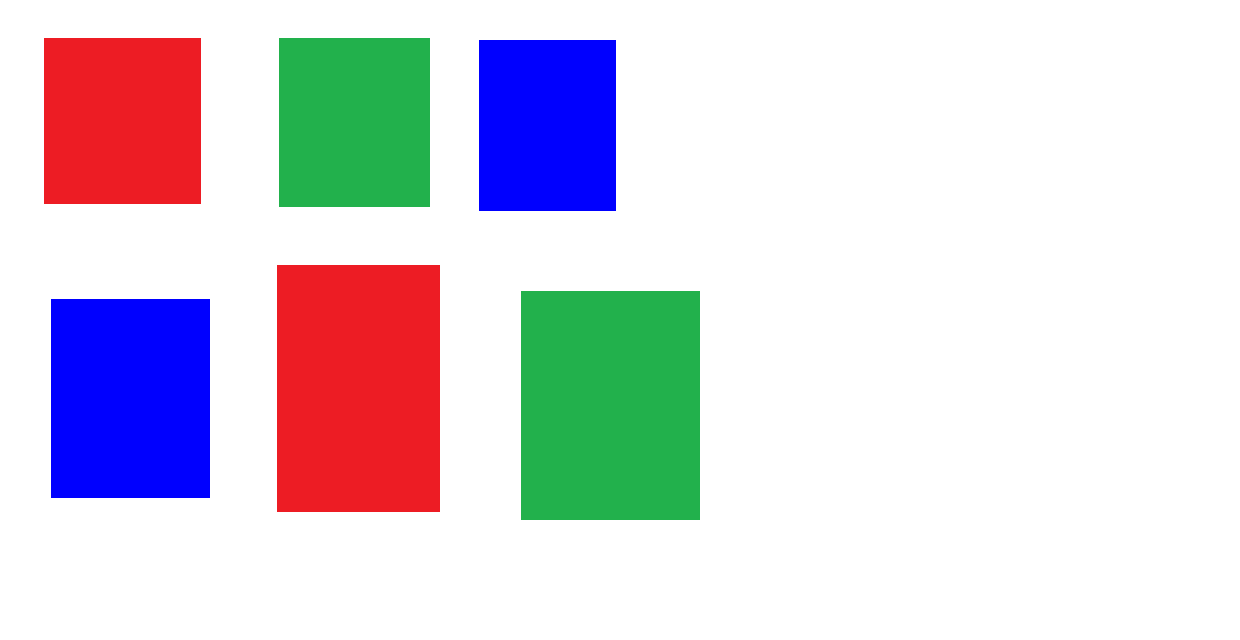
#> input picture all.png, 1240 x 640 px
$ python backgroundsubtraction.py
#> lines starting #> are read from the running program, lines starting #| are printed output that depends on the picture; after the words box and inside, x2 and y2 are one past the last pixel; in counts of white or black regions, pixels touching at a corner belong together
import numpy as np;
import cv2;

#load image from file
#cv2.imwrite('imageName.png', img);
rgb_red_pos = 2;
rgb_blue_pos = 0;
rgb_green_pos = 1;

img = cv2.imread('all.png',1);
#> img is the input picture: shape (640, 1240, 3); mean B, G, R 221.7, 211.8, 217.3
##img = cv2.cvtColor(img, cv2.COLOR_BGR2GRAY);

#gives red only without background
red = np.int16( np.matrix(img[:,:, rgb_red_pos])) - np.int16( np.matrix(img[:,:,rgb_green_pos])) - np.int16( np.matrix(img[:,:,rgb_blue_pos]));
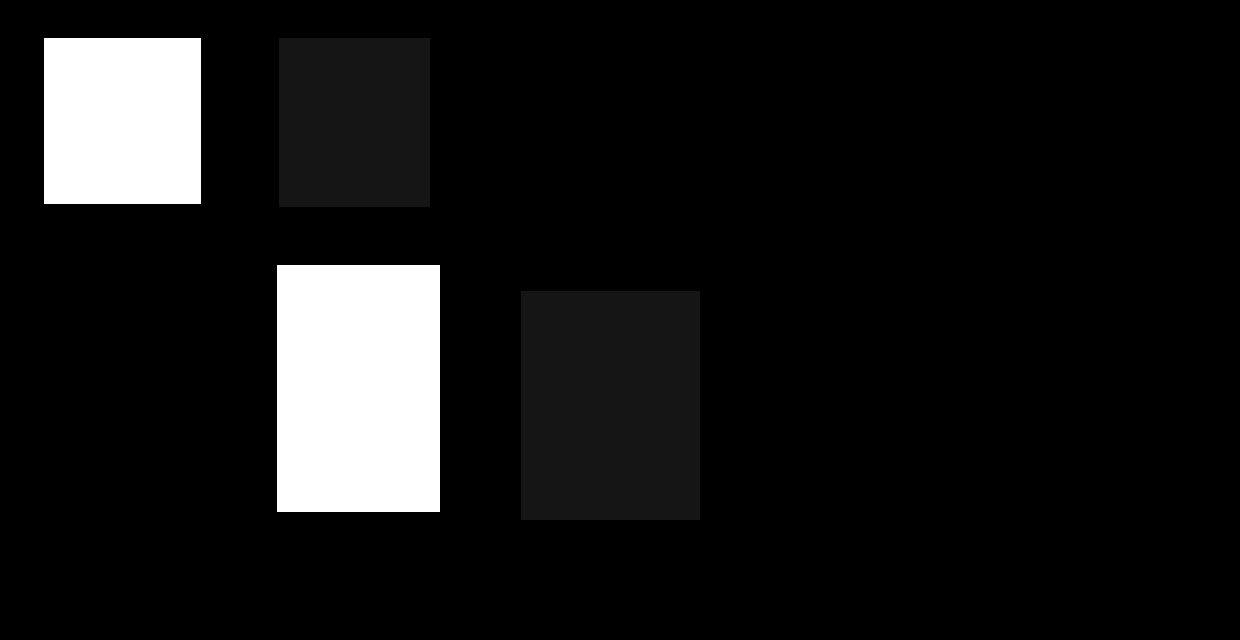
#> red: shape (640, 1240) int16; min -255, max 173, mean -216.2; drawn with min black and max white
red[red < 0] = 0;
#> red: shape (640, 1240) int16; values 0 (black) and 173 (white), 8.4% white; 2 white regions, box (x1, y1, x2, y2) and area: (277, 265, 440, 512) 40261, (44, 38, 201, 204) 26062
red[red > 255] = 0;
red = np.uint8(red);
cv2.imshow('red', red);

#gives green only without background
green = np.int16( np.matrix(img[:,:, rgb_green_pos])) - np.int16( np.matrix(img[:,:,rgb_blue_pos])) - np.int16( np.matrix(img[:,:,rgb_red_pos]));
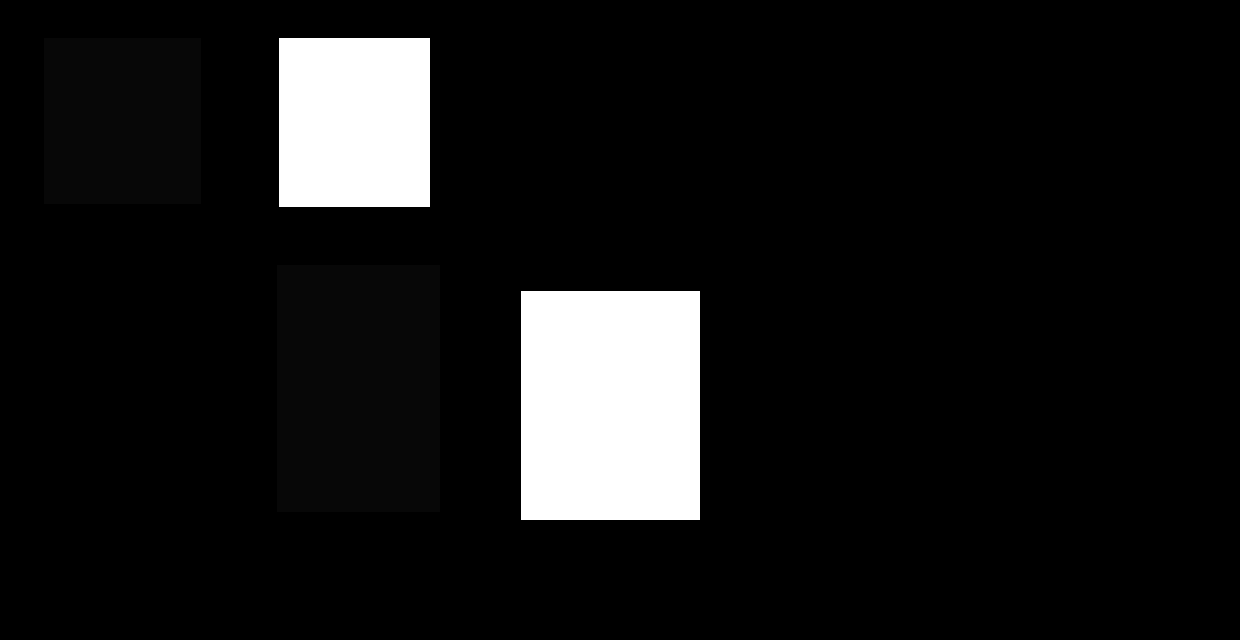
#> green: shape (640, 1240) int16; min -255, max 67, mean -227.2; drawn with min black and max white
green[green < 0] = 0;
#> green: shape (640, 1240) int16; values 0 (black) and 67 (white), 8.4% white; 2 white regions, box (x1, y1, x2, y2) and area: (521, 291, 700, 520) 40991, (279, 38, 430, 207) 25519
green[green > 255] = 0;
green = np.uint8(green);
cv2.imshow('green', green);

#gives blue only without background
blue = np.int16( np.matrix(img[:,:, rgb_blue_pos])) - np.int16( np.matrix(img[:,:,rgb_green_pos])) - np.int16( np.matrix(img[:,:,rgb_red_pos]));
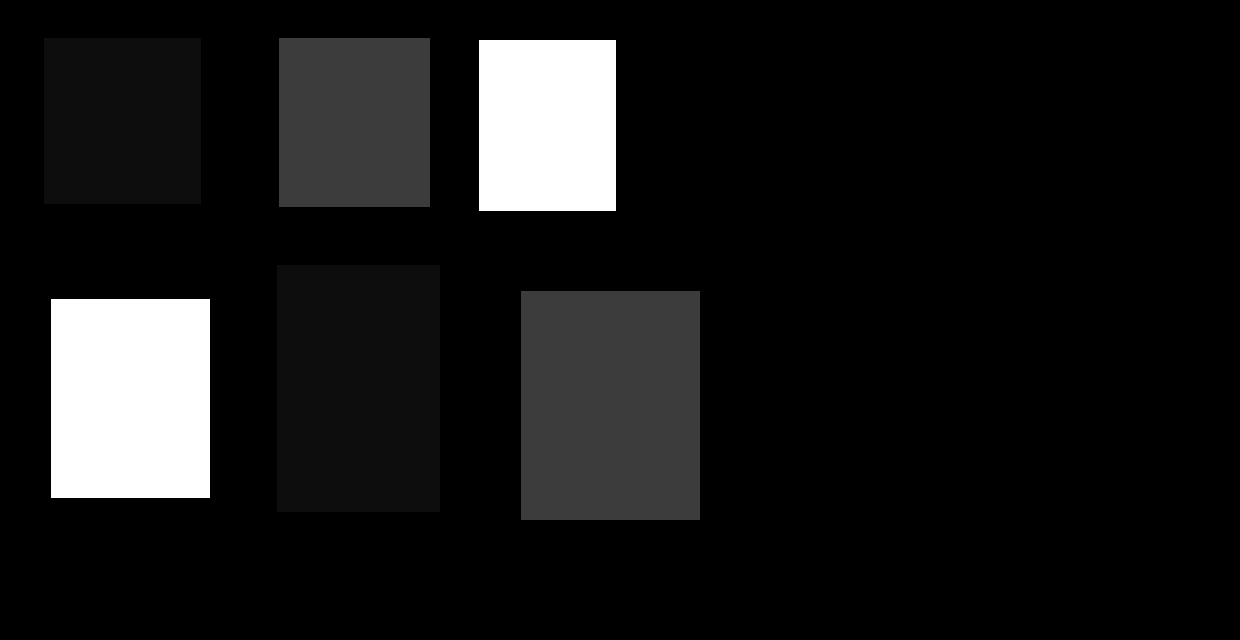
#> blue: shape (640, 1240) int16; min -255, max 255, mean -207.4; drawn with min black and max white
blue[blue < 0] = 0;
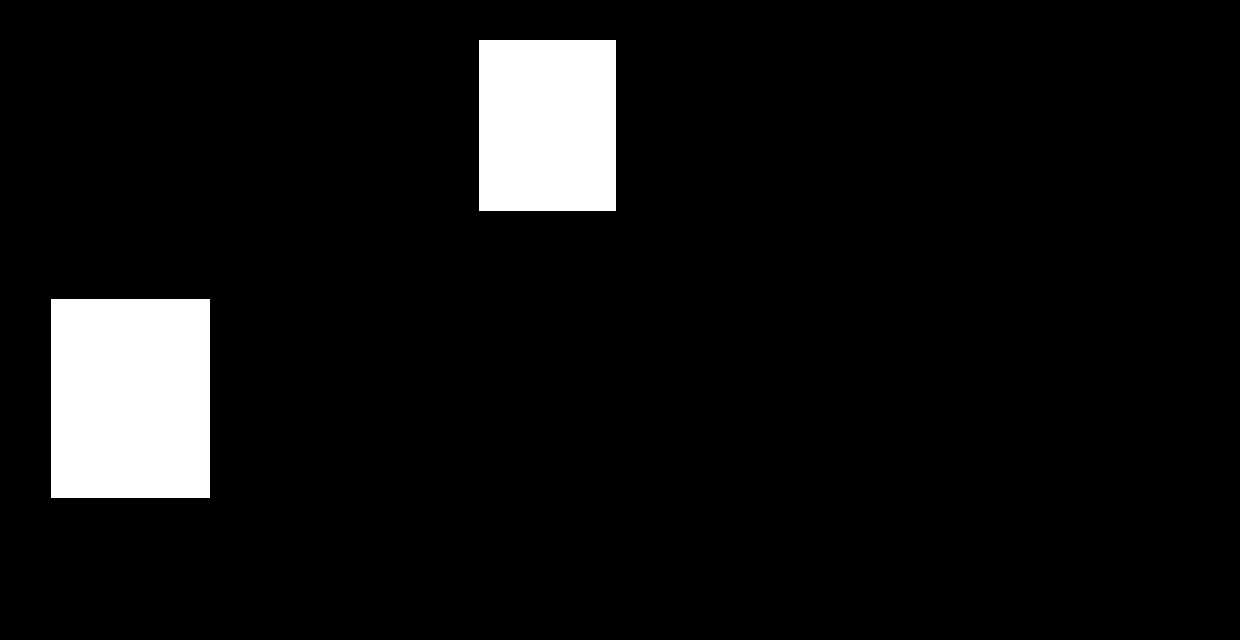
#> blue: shape (640, 1240) int16; 6.9% white; 2 white regions, box (x1, y1, x2, y2) and area: (51, 299, 210, 498) 31641, (479, 40, 616, 211) 23427
blue[blue > 255] = 0;
blue = np.uint8(blue);
cv2.imshow('blue', blue);

cv2.imshow('img', img);

$ run again, with red.png copied over all.png
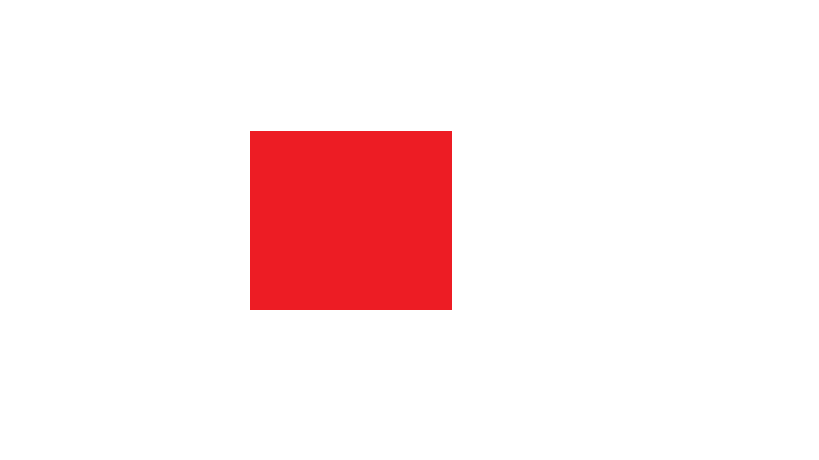
#> input picture red.png, 819 x 460 px
#> img is the input picture: shape (460, 819, 3); mean B, G, R 234, 233.2, 253.3
#> `red = np.int16( np.matrix(img[:,:, rgb_red_pos])) - np.int16( np.matri..`:
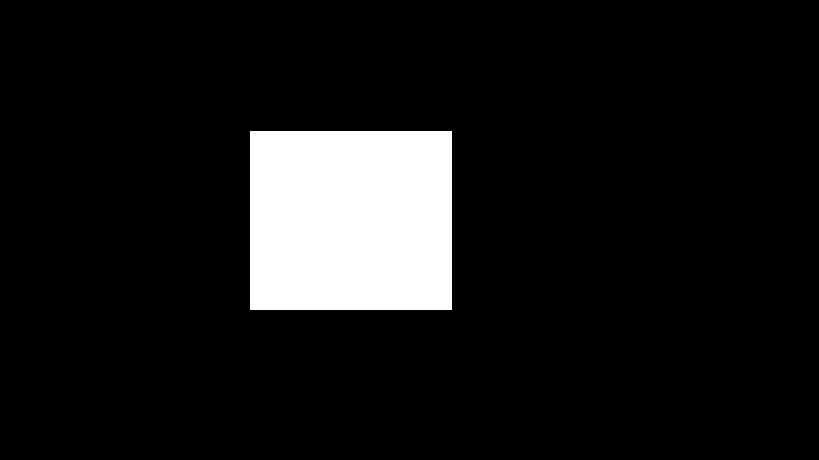
#> red: shape (460, 819) int16; values -255 (black) and 173 (white), 9.6% white; 1 white region, box (x1, y1, x2, y2) and area: (250, 131, 452, 310) 36158

$ run again, with red1.png copied over all.png
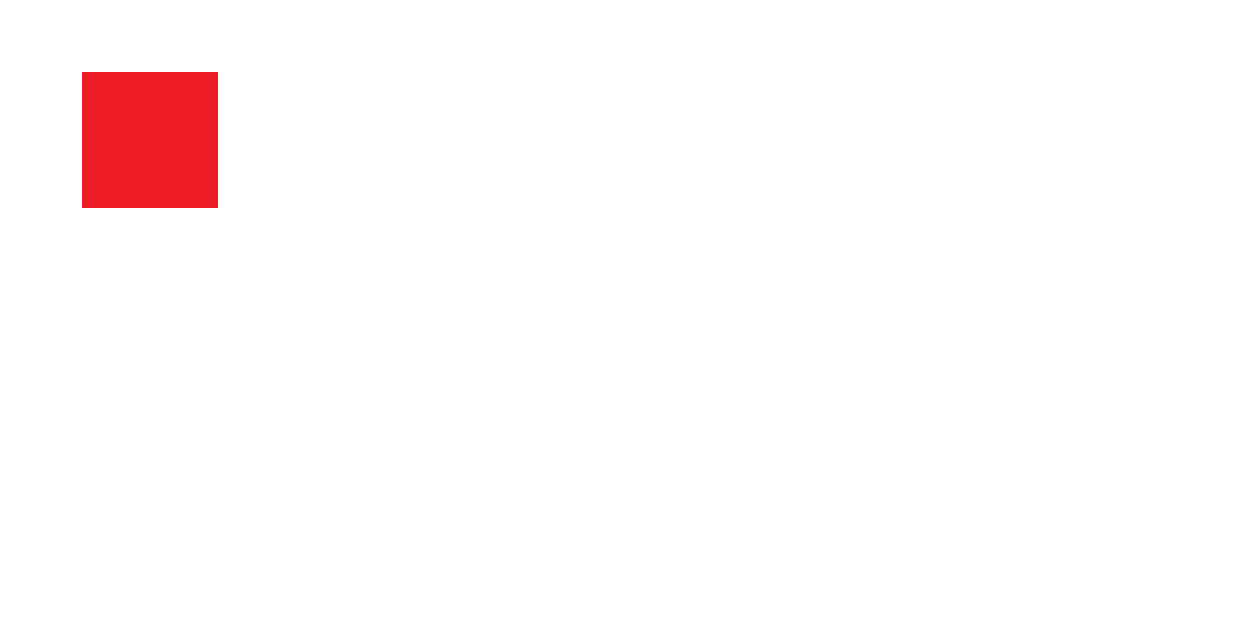
#> input picture red1.png, 1240 x 640 px
#> img is the input picture: shape (640, 1240, 3); mean B, G, R 249.9, 249.7, 254.6
#> `red = np.int16( np.matrix(img[:,:, rgb_red_pos])) - np.int16( np.matri..`:
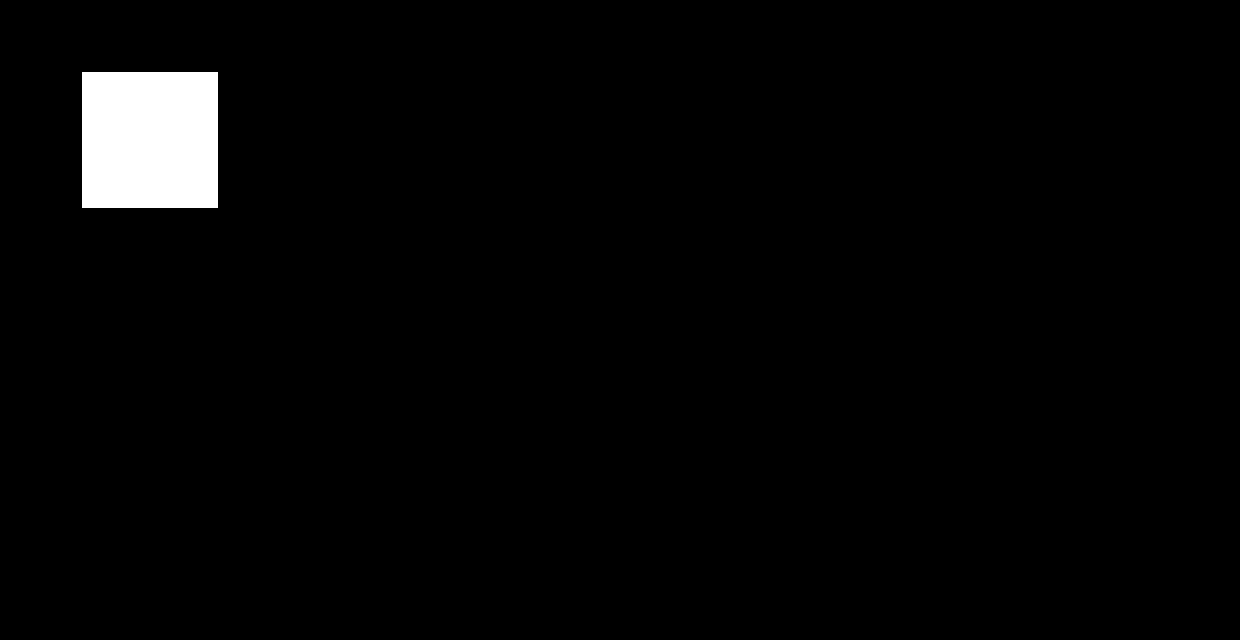
#> red: shape (640, 1240) int16; values -255 (black) and 173 (white), 2.3% white; 1 white region, box (x1, y1, x2, y2) and area: (82, 72, 218, 208) 18496
